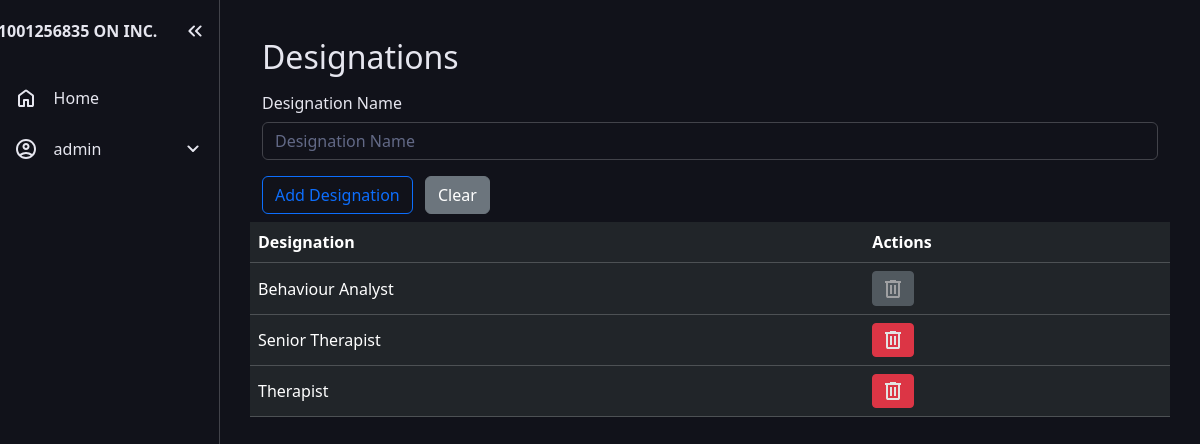
The page /manage/designations (signed in) on the database its author committed.
### app/models.py (models this page shows, shortened)
class User(db.Model, UserMixin):
    __tablename__ = 'users'
    id = db.Column(db.Integer, primary_key=True)
    email = db.Column(db.String(150), unique=True, index=True, nullable=False)
    password_hash = db.Column(db.String(200), nullable=False)
    user_type = db.Column(db.String(51), default=None, nullable=False)
    locked = db.Column(db.Boolean, default=False, nullable=False)
    locked_until = db.Column(db.DateTime, default=None)
    failed_attempt = db.Column(db.Integer, default=0, nullable=False)
    activation_key = db.Column(db.String(15), nullable=True, default=None)

class Designation(db.Model):
    __tablename__ = 'designations'
    designation = db.Column(db.String(51), primary_key=True)

### app/manage/views.py (the view)
@manage_bp.route('/designations', methods=['GET', 'POST'])
@login_required
def designations():
    if current_user.is_authenticated and current_user.user_type != "user":
        form = DesignationForm()
        if form.validate_on_submit():
            new_designation = Designation(designation=form.name.data.title())
            db.session.add(new_designation)
            db.session.commit()
            flash('Designation added successfully.', 'success')
            return redirect(url_for('manage.designations'))
        designations = Designation.query.all()
        allocated_designations = [a.position for a in Employee.query.with_entities(Employee.position).distinct()] # Fetch unique designations
        return render_template('designations.html', form=form, designations=designations, allocated_designations=allocated_designations, org_name=org_name)
    else:
        abort(403)

### app/manage/forms.py
class DesignationForm(FlaskForm):
    name = StringField('Designation Name', validators=[DataRequired(), length(max=51)])
    submit = SubmitField('Add Designation')

### app/models.py (called while the page is built)
@login_manager.user_loader
def load_user(user_id):
    return User.query.get(int(user_id))

### app/manage/templates/designations.html (shortened to what this page needs)
{% extends "base.html" %}
{% block content %}
<div class="container-fluid py-2">
    <h2>Designations</h2>
    <form method="POST">
        <div class="row mb-3">
            <div>{{ form.name.label(class="col-form-label") }}{{ form.name(class="form-control", placeholder="Designation Name") }}</div>
        </div>
        {{ form.submit(class="btn btn-outline-primary") }} <a href="{{ url_for('manage.designations') }}" class="btn btn-secondary ms-2">Clear</a>
    </form>
</div>
<table class="table table-dark table-hover">
    <tbody>
        <tr>
            <th>Designation</th>
            <th>Actions</th>
        </tr>
        {% if not designations %}
            <tr><td colspan="2" class="text-center">No designations found.</td></tr>
        {% else %}
            {% for designation in designations %}
                <tr>
                    <td>{{ designation.designation }}</td>
                    <td>
                        {% if designation.designation in allocated_designations %}
                            <button class="btn btn-secondary btn-sm" title="Cannot delete designation assigned to employees" disabled>
                                <svg xmlns="http://www.w3.org/2000/svg" height="24px" viewBox="0 -960 960 960" width="24px" fill="#e3e3e3"><path d="M280-120q-33 0-56.5-23.5T200-200v-520h-40v-80h200v-40h240v40h200v80h-40v520q0 33-23.5 56.5T680-120H280Zm400-600H280v520h400v-520ZM360-280h80v-360h-80v360Zm160 0h80v-360h-80v360ZM280-720v520-520Z"/></svg>
                            </button>
                        {% else %}
                            <div class="btn-group" role="group" aria-label="Action buttons">
                                <button class="btn btn-danger btn-sm" data-bs-toggle="modal" data-bs-target="#deleteModal" data-designation="{{ designation.designation }}" title="Delete Designation">
                                    <svg xmlns="http://www.w3.org/2000/svg" height="24px" viewBox="0 -960 960 960" width="24px" fill="#e3e3e3"><path d="M280-120q-33 0-56.5-23.5T200-200v-520h-40v-80h200v-40h240v40h200v80h-40v520q0 33-23.5 56.5T680-120H280Zm400-600H280v520h400v-520ZM360-280h80v-360h-80v360Zm160 0h80v-360h-80v360ZM280-720v520-520Z"/></svg>
                                </button>
                            </div>
                        {% endif %}
                    </td>
                </tr>
            {% endfor %}
        {% endif %}
    </tbody>
</table>
{% endblock %}

### app/templates/base.html (shortened to what this page needs)
<!DOCTYPE html>
<html lang="en">
<head>
  <link rel="stylesheet" href="{{ url_for('static', filename='css/style.css') }}">
  <link href="https://cdn.jsdelivr.net/npm/bootstrap@5.3.8/dist/css/bootstrap.min.css" rel="stylesheet">
</head>
<body>
  <nav id="sidebar">
    <ul>
      <li>
        <span class="logo">{{ org_name }}</span>
        <button onclick=toggleSidebar() id="toggle-btn">
        </button>
      </li>
      <li>
        <a href="{{ url_for('home') }}" class="{% if request.endpoint == 'home' %}active{% endif %}">
          <span>Home</span>
        </a>
      </li>
      <li>
        <button onclick=toggleSubMenu(this) class="dropdown-btn">
          <span>
            {% if current_user.is_authenticated %}
              {{ current_user.email.split('@')[0] }}
            {% else %}
              Account
            {% endif %}
          </span>
          <svg xmlns="http://www.w3.org/2000/svg" height="24px" viewBox="0 -960 960 960" width="24px" fill="#e8eaed"><path d="M480-361q-8 0-15-2.5t-13-8.5L268-556q-11-11-11-28t11-28q11-11 28-11t28 11l156 156 156-156q11-11 28-11t28 11q11 11 11 28t-11 28L508-372q-6 6-13 8.5t-15 2.5Z"/></svg>
        </button>
      </li>
    </ul>
  </nav>
  <main>
  {% block content %}
  {% endblock %}
  </main>
</body>
</html>

### app/static/css/style.css (style rules this page uses)
:root { --base-clr: #11121a; --line-clr: #42434a; --hover-clr: #222533; --text-clr: #e6e6ef; --accent-clr: #b9bbff; --accent-back-clr: #272836; --secondary-text-clr: #626986; }
* { margin: 0; padding: 0; }
html { font-family: Poppins, 'Segoe UI', Tahoma, Geneva, Verdana, sans-serif; line-height: 1.5rem; }
body { min-height: 100vh; min-height: 100dvh; background-color: var(--base-clr); color: var(--text-clr); display: grid; grid-template-columns: auto 1fr; }
td { vertical-align: middle !important; }
#sidebar { box-sizing: border-box; height: 100vh; width: 220px; padding: 5px 0; background-color: var(--base-clr); border-right: 1px solid var(--line-clr); position: sticky; top: 0; align-self: start; transition: 300ms ease-in-out; overflow: hidden; text-wrap: nowrap; }
#sidebar ul { list-style: none; padding-left: 0rem; }
#sidebar a, #sidebar .dropdown-btn, #sidebar .logo { border-radius: .5em; padding: .85em; text-decoration: none; color: var(--text-clr); display: flex; align-items: center; gap: 1em; }
.dropdown-btn { width: 100%; text-align: left; background: none; border: none; font: inherit; cursor: pointer; }
#sidebar svg { flex-shrink: 0; fill: var(--text-clr); }
#sidebar a span, #sidebar .dropdown-btn span { flex-grow: 1; }
.dropdown-btn svg { transition: 200ms ease; }
.form-control, .form-select { background-color: var(--base-clr) !important; border-color: var(--line-clr) !important; color: var(--text-clr) !important; }
.form-control::placeholder { color: var(--secondary-text-clr) !important; opacity: 1 !important; }
main { padding: min(30px, 7%); background-color: var(--base-clr); color: var(--text-clr); }

### rows shown on the page
User: email "admin"
Designation: designation "Behaviour Analyst"
Designation: designation "Senior Therapist"
Designation: designation "Therapist"
